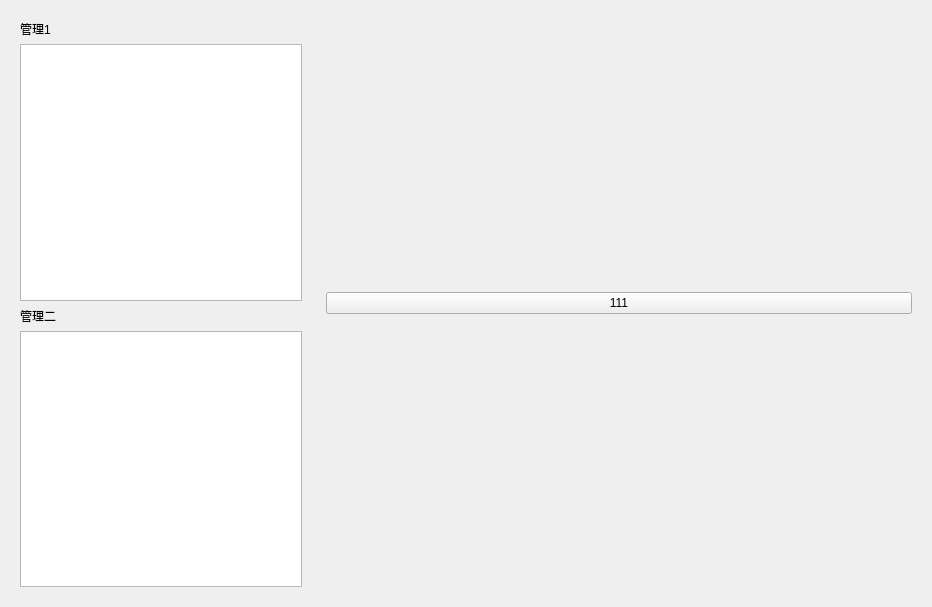
<?xml version="1.0" encoding="UTF-8"?>
<ui version="4.0">
 <class>Form</class>
 <widget class="QWidget" name="Form">
  <property name="geometry">
   <rect>
    <x>0</x>
    <y>0</y>
    <width>932</width>
    <height>607</height>
   </rect>
  </property>
  <property name="windowTitle">
   <string>Form</string>
  </property>
  <layout class="QHBoxLayout" name="horizontalLayout">
   <item>
    <widget class="QWidget" name="widget" native="true">
     <property name="maximumSize">
      <size>
       <width>300</width>
       <height>16777215</height>
      </size>
     </property>
     <layout class="QVBoxLayout" name="verticalLayout_2">
      <item>
       <widget class="QLabel" name="manager1">
        <property name="text">
         <string>管理1</string>
        </property>
       </widget>
      </item>
      <item>
       <widget class="QListView" name="manager1_view"/>
      </item>
      <item>
       <widget class="QLabel" name="manager2">
        <property name="text">
         <string>管理二</string>
        </property>
       </widget>
      </item>
      <item>
       <widget class="QListView" name="manager2_view"/>
      </item>
     </layout>
    </widget>
   </item>
   <item>
    <widget class="QWidget" name="widget_2" native="true">
     <layout class="QVBoxLayout" name="verticalLayout">
      <item>
       <widget class="QPushButton" name="pushButton">
        <property name="text">
         <string>111</string>
        </property>
       </widget>
      </item>
     </layout>
    </widget>
   </item>
  </layout>
 </widget>
 <resources/>
 <connections/>
</ui>
